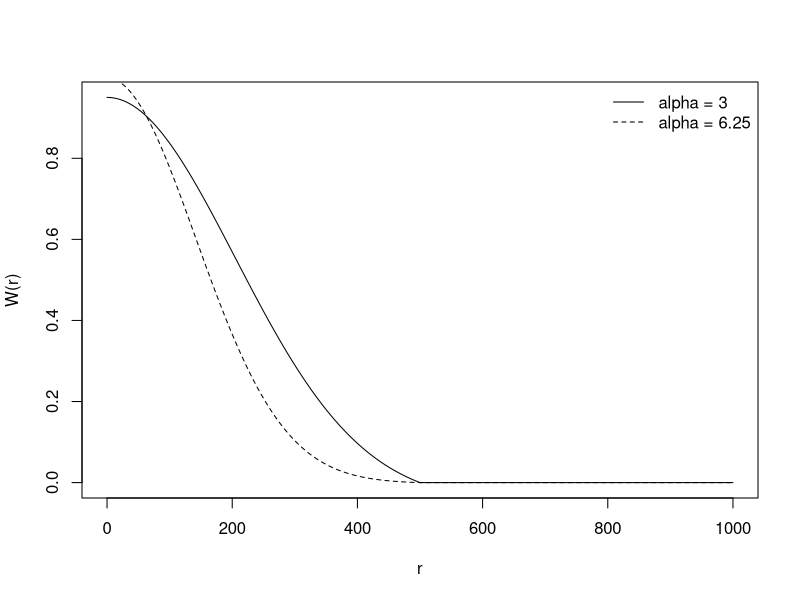

Write R code to recreate this figure.
## ---- chunk 1
r = 0:1000
R_p = 500
gf1 = exp(-3.0*((r/R_p)^2.0)) - exp(-3.0)
gf2 = exp(-6.25*((r/R_p)^2.0)) - exp(-6.25)
gf1[r>R_p] = 0
gf2[r>R_p] = 0
plot(r, gf1, type="l", ylab = "W(r)", xlab ="r")
lines(r, gf2, lty=2)
legend("topright", legend = c("alpha = 3", "alpha = 6.25"), lty=c(1,2), bty="n")
